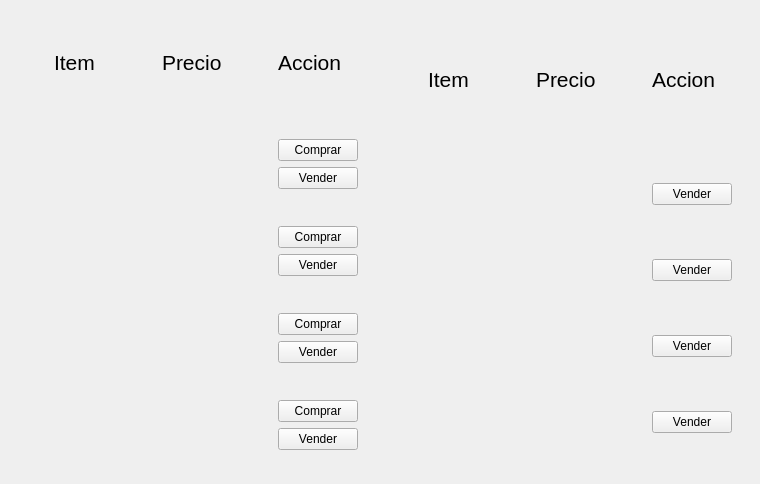
<?xml version="1.0" encoding="UTF-8"?>
<ui version="4.0">
 <class>Form</class>
 <widget class="QWidget" name="Form">
  <property name="geometry">
   <rect>
    <x>0</x>
    <y>0</y>
    <width>760</width>
    <height>484</height>
   </rect>
  </property>
  <property name="minimumSize">
   <size>
    <width>760</width>
    <height>484</height>
   </size>
  </property>
  <property name="maximumSize">
   <size>
    <width>760</width>
    <height>484</height>
   </size>
  </property>
  <property name="windowTitle">
   <string>Form</string>
  </property>
  <widget class="QWidget" name="horizontalLayoutWidget">
   <property name="geometry">
    <rect>
     <x>10</x>
     <y>10</y>
     <width>741</width>
     <height>471</height>
    </rect>
   </property>
   <layout class="QHBoxLayout" name="horizontalLayout">
    <item>
     <layout class="QVBoxLayout" name="verticalLayout_3">
      <item>
       <widget class="QWidget" name="titulo" native="true">
        <property name="minimumSize">
         <size>
          <width>364</width>
          <height>41</height>
         </size>
        </property>
        <property name="maximumSize">
         <size>
          <width>364</width>
          <height>61</height>
         </size>
        </property>
        <layout class="QHBoxLayout" name="horizontalLayout_2">
         <item alignment="Qt::AlignHCenter|Qt::AlignTop">
          <widget class="QLabel" name="label">
           <property name="text">
            <string>&lt;html&gt;&lt;head/&gt;&lt;body&gt;&lt;p&gt;&lt;span style=&quot; font-size:16pt;&quot;&gt;Item&lt;/span&gt;&lt;/p&gt;&lt;/body&gt;&lt;/html&gt;</string>
           </property>
          </widget>
         </item>
         <item alignment="Qt::AlignHCenter|Qt::AlignTop">
          <widget class="QLabel" name="label_2">
           <property name="text">
            <string>&lt;html&gt;&lt;head/&gt;&lt;body&gt;&lt;p&gt;&lt;span style=&quot; font-size:16pt;&quot;&gt;Precio&lt;/span&gt;&lt;/p&gt;&lt;/body&gt;&lt;/html&gt;</string>
           </property>
          </widget>
         </item>
         <item alignment="Qt::AlignHCenter|Qt::AlignTop">
          <widget class="QLabel" name="label_3">
           <property name="text">
            <string>&lt;html&gt;&lt;head/&gt;&lt;body&gt;&lt;p&gt;&lt;span style=&quot; font-size:16pt;&quot;&gt;Accion&lt;/span&gt;&lt;/p&gt;&lt;/body&gt;&lt;/html&gt;</string>
           </property>
          </widget>
         </item>
        </layout>
       </widget>
      </item>
      <item>
       <layout class="QHBoxLayout" name="horizontalLayout_4">
        <item alignment="Qt::AlignHCenter">
         <widget class="QLabel" name="azada">
          <property name="text">
           <string/>
          </property>
         </widget>
        </item>
        <item alignment="Qt::AlignHCenter">
         <widget class="QLabel" name="precio_azada">
          <property name="text">
           <string/>
          </property>
         </widget>
        </item>
        <item>
         <layout class="QVBoxLayout" name="verticalLayout_4">
          <item alignment="Qt::AlignHCenter">
           <widget class="QPushButton" name="compra1">
            <property name="text">
             <string>Comprar</string>
            </property>
           </widget>
          </item>
          <item alignment="Qt::AlignHCenter">
           <widget class="QPushButton" name="venta1">
            <property name="text">
             <string>Vender</string>
            </property>
           </widget>
          </item>
         </layout>
        </item>
       </layout>
      </item>
      <item>
       <layout class="QHBoxLayout" name="horizontalLayout_6">
        <item alignment="Qt::AlignHCenter">
         <widget class="QLabel" name="hacha">
          <property name="text">
           <string/>
          </property>
         </widget>
        </item>
        <item alignment="Qt::AlignHCenter">
         <widget class="QLabel" name="precio_hacha">
          <property name="text">
           <string/>
          </property>
         </widget>
        </item>
        <item>
         <layout class="QVBoxLayout" name="verticalLayout_6">
          <item alignment="Qt::AlignHCenter">
           <widget class="QPushButton" name="compra2">
            <property name="text">
             <string>Comprar</string>
            </property>
           </widget>
          </item>
          <item alignment="Qt::AlignHCenter">
           <widget class="QPushButton" name="venta2">
            <property name="text">
             <string>Vender</string>
            </property>
           </widget>
          </item>
         </layout>
        </item>
       </layout>
      </item>
      <item>
       <layout class="QHBoxLayout" name="horizontalLayout_5">
        <item alignment="Qt::AlignHCenter">
         <widget class="QLabel" name="semilla_choclo">
          <property name="text">
           <string/>
          </property>
         </widget>
        </item>
        <item alignment="Qt::AlignHCenter">
         <widget class="QLabel" name="precio_choclo1">
          <property name="text">
           <string/>
          </property>
         </widget>
        </item>
        <item>
         <layout class="QVBoxLayout" name="verticalLayout_7">
          <item alignment="Qt::AlignHCenter">
           <widget class="QPushButton" name="compra3">
            <property name="text">
             <string>Comprar</string>
            </property>
           </widget>
          </item>
          <item alignment="Qt::AlignHCenter">
           <widget class="QPushButton" name="venta3">
            <property name="text">
             <string>Vender</string>
            </property>
           </widget>
          </item>
         </layout>
        </item>
       </layout>
      </item>
      <item>
       <layout class="QHBoxLayout" name="horizontalLayout_3">
        <item alignment="Qt::AlignHCenter">
         <widget class="QLabel" name="semilla_alcachofa">
          <property name="text">
           <string/>
          </property>
         </widget>
        </item>
        <item alignment="Qt::AlignHCenter">
         <widget class="QLabel" name="precio_alcachofa1">
          <property name="text">
           <string/>
          </property>
         </widget>
        </item>
        <item>
         <layout class="QVBoxLayout" name="verticalLayout_8">
          <item alignment="Qt::AlignHCenter">
           <widget class="QPushButton" name="compra4">
            <property name="text">
             <string>Comprar</string>
            </property>
           </widget>
          </item>
          <item alignment="Qt::AlignHCenter">
           <widget class="QPushButton" name="venta4">
            <property name="text">
             <string>Vender</string>
            </property>
           </widget>
          </item>
         </layout>
        </item>
       </layout>
      </item>
     </layout>
    </item>
    <item>
     <layout class="QVBoxLayout" name="verticalLayout_5">
      <item>
       <widget class="QWidget" name="titulo2" native="true">
        <property name="maximumSize">
         <size>
          <width>364</width>
          <height>71</height>
         </size>
        </property>
        <layout class="QHBoxLayout" name="horizontalLayout_7">
         <item alignment="Qt::AlignHCenter|Qt::AlignTop">
          <widget class="QLabel" name="label_4">
           <property name="text">
            <string>&lt;html&gt;&lt;head/&gt;&lt;body&gt;&lt;p&gt;&lt;span style=&quot; font-size:16pt;&quot;&gt;Item&lt;/span&gt;&lt;/p&gt;&lt;/body&gt;&lt;/html&gt;</string>
           </property>
          </widget>
         </item>
         <item alignment="Qt::AlignHCenter|Qt::AlignTop">
          <widget class="QLabel" name="label_5">
           <property name="text">
            <string>&lt;html&gt;&lt;head/&gt;&lt;body&gt;&lt;p&gt;&lt;span style=&quot; font-size:16pt;&quot;&gt;Precio&lt;/span&gt;&lt;/p&gt;&lt;/body&gt;&lt;/html&gt;</string>
           </property>
          </widget>
         </item>
         <item alignment="Qt::AlignHCenter|Qt::AlignTop">
          <widget class="QLabel" name="label_6">
           <property name="text">
            <string>&lt;html&gt;&lt;head/&gt;&lt;body&gt;&lt;p&gt;&lt;span style=&quot; font-size:16pt;&quot;&gt;Accion&lt;/span&gt;&lt;/p&gt;&lt;/body&gt;&lt;/html&gt;</string>
           </property>
          </widget>
         </item>
        </layout>
       </widget>
      </item>
      <item>
       <layout class="QHBoxLayout" name="horizontalLayout_8">
        <item alignment="Qt::AlignHCenter">
         <widget class="QLabel" name="alcachofa">
          <property name="text">
           <string/>
          </property>
         </widget>
        </item>
        <item alignment="Qt::AlignHCenter">
         <widget class="QLabel" name="precio_alcachofa2">
          <property name="text">
           <string/>
          </property>
         </widget>
        </item>
        <item alignment="Qt::AlignHCenter">
         <widget class="QPushButton" name="venta5">
          <property name="text">
           <string>Vender</string>
          </property>
         </widget>
        </item>
       </layout>
      </item>
      <item>
       <layout class="QHBoxLayout" name="horizontalLayout_9">
        <item alignment="Qt::AlignHCenter">
         <widget class="QLabel" name="choclo">
          <property name="text">
           <string/>
          </property>
         </widget>
        </item>
        <item alignment="Qt::AlignHCenter">
         <widget class="QLabel" name="precio_choclo2">
          <property name="text">
           <string/>
          </property>
         </widget>
        </item>
        <item alignment="Qt::AlignHCenter">
         <widget class="QPushButton" name="venta6">
          <property name="text">
           <string>Vender</string>
          </property>
         </widget>
        </item>
       </layout>
      </item>
      <item>
       <layout class="QHBoxLayout" name="horizontalLayout_10">
        <item alignment="Qt::AlignHCenter">
         <widget class="QLabel" name="madera">
          <property name="text">
           <string/>
          </property>
         </widget>
        </item>
        <item alignment="Qt::AlignHCenter">
         <widget class="QLabel" name="precio_madera">
          <property name="text">
           <string/>
          </property>
         </widget>
        </item>
        <item alignment="Qt::AlignHCenter">
         <widget class="QPushButton" name="venta7">
          <property name="text">
           <string>Vender</string>
          </property>
         </widget>
        </item>
       </layout>
      </item>
      <item>
       <layout class="QHBoxLayout" name="horizontalLayout_11">
        <item alignment="Qt::AlignHCenter">
         <widget class="QLabel" name="oro">
          <property name="text">
           <string/>
          </property>
         </widget>
        </item>
        <item alignment="Qt::AlignHCenter">
         <widget class="QLabel" name="coste_oro">
          <property name="text">
           <string/>
          </property>
         </widget>
        </item>
        <item alignment="Qt::AlignHCenter">
         <widget class="QPushButton" name="venta8">
          <property name="text">
           <string>Vender</string>
          </property>
         </widget>
        </item>
       </layout>
      </item>
     </layout>
    </item>
   </layout>
  </widget>
  <widget class="QLabel" name="fondo">
   <property name="geometry">
    <rect>
     <x>0</x>
     <y>-5</y>
     <width>761</width>
     <height>501</height>
    </rect>
   </property>
   <property name="text">
    <string/>
   </property>
  </widget>
  <zorder>fondo</zorder>
  <zorder>horizontalLayoutWidget</zorder>
 </widget>
 <resources/>
 <connections/>
</ui>
